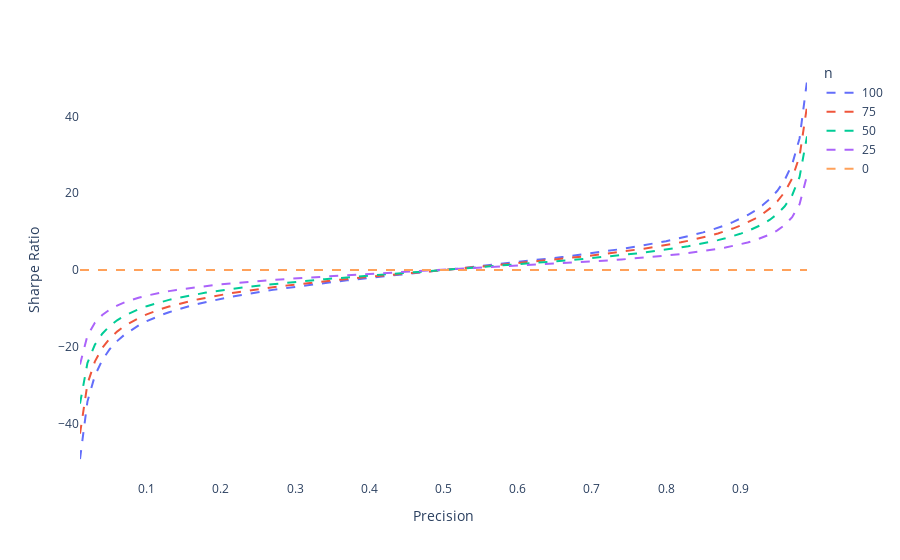

The code cell stored with this chart in its notebook:
### Code cell
def sharpe_ratio_formula(precision, bets_number):
    return (precision - 0.5) * np.sqrt(bets_number) / np.sqrt(precision * (1 - precision))

data = pd.DataFrame()
data.index = np.linspace(0.01, 0.99, num=99)
data['100'] = [sharpe_ratio_formula(i, 100) for i in np.linspace(0.01, 0.99, num=99)]
data['75'] = [sharpe_ratio_formula(i, 75) for i in np.linspace(0.01, 0.99, num=99)]
data['50'] = [sharpe_ratio_formula(i, 50) for i in np.linspace(0.01, 0.99, num=99)]
data['25'] = [sharpe_ratio_formula(i, 25) for i in np.linspace(0.01, 0.99, num=99)]
data['0'] = [sharpe_ratio_formula(i, 0) for i in np.linspace(0.01, 0.99, num=99)]
fig = px.line(data)
fig.update_traces(line=dict(dash='dash'))
fig.update_layout({
                    'plot_bgcolor': 'rgba(0, 0, 0, 0)',
                    'paper_bgcolor': 'rgba(0, 0, 0, 0)',
                  }, xaxis_title="Precision",
                     yaxis_title="Sharpe Ratio",
                     legend_title="n")
fig.show()
